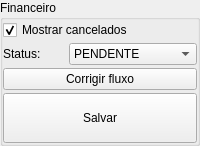
    <widget class="QGroupBox" name="groupBoxFinanceiro">
     <property name="title">
      <string>Financeiro</string>
     </property>
     <layout class="QGridLayout" name="gridLayout">
      <property name="leftMargin">
       <number>0</number>
      </property>
      <property name="topMargin">
       <number>0</number>
      </property>
      <property name="rightMargin">
       <number>0</number>
      </property>
      <property name="bottomMargin">
       <number>0</number>
      </property>
      <property name="spacing">
       <number>3</number>
      </property>
      <item row="4" column="1">
       <spacer name="verticalSpacer">
        <property name="orientation">
         <enum>Qt::Vertical</enum>
        </property>
        <property name="sizeHint" stdset="0">
         <size>
          <width>0</width>
          <height>0</height>
         </size>
        </property>
       </spacer>
      </item>
      <item row="2" column="0" colspan="3">
       <widget class="QPushButton" name="pushButtonCorrigirFluxo">
        <property name="text">
         <string>Corrigir fluxo</string>
        </property>
        <property name="autoDefault">
         <bool>false</bool>
        </property>
       </widget>
      </item>
      <item row="1" column="0">
       <widget class="QLabel" name="label_5">
        <property name="text">
         <string>Status:</string>
        </property>
       </widget>
      </item>
      <item row="1" column="1" colspan="2">
       <widget class="QComboBox" name="comboBoxFinanceiro">
        <item>
         <property name="text">
          <string>PENDENTE</string>
         </property>
        </item>
        <item>
         <property name="text">
          <string>CONFERIDO</string>
         </property>
        </item>
        <item>
         <property name="text">
          <string>LIBERADO</string>
         </property>
        </item>
        <item>
         <property name="text">
          <string>CANCELADO</string>
         </property>
        </item>
       </widget>
      </item>
      <item row="3" column="0" colspan="3">
       <widget class="QPushButton" name="pushButtonFinanceiroSalvar">
        <property name="minimumSize">
         <size>
          <width>0</width>
          <height>50</height>
         </size>
        </property>
        <property name="text">
         <string>Salvar</string>
        </property>
        <property name="autoDefault">
         <bool>false</bool>
        </property>
       </widget>
      </item>
      <item row="0" column="0" colspan="3">
       <widget class="QCheckBox" name="checkBoxMostrarCancelados">
        <property name="text">
         <string>Mostrar cancelados</string>
        </property>
        <property name="checked">
         <bool>true</bool>
        </property>
       </widget>
      </item>
     </layout>
    </widget>
